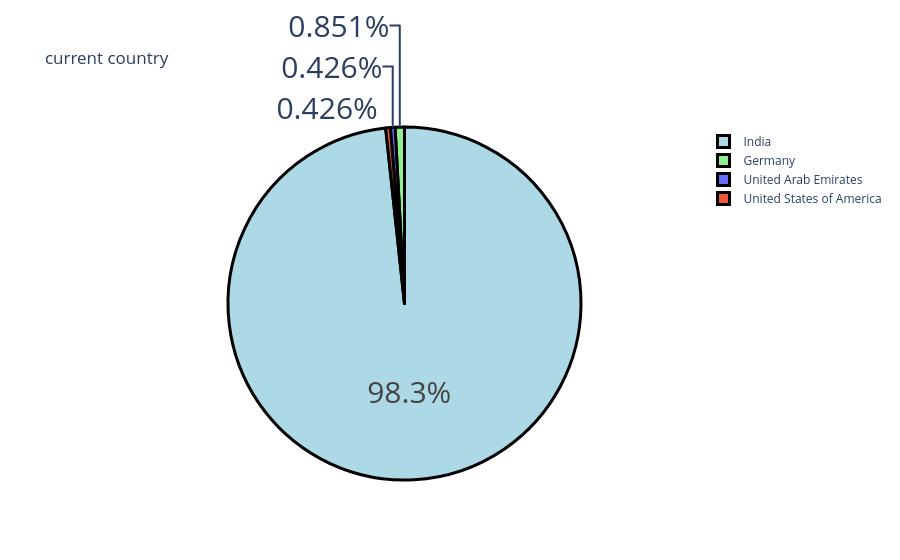

Notebook source saved alongside this figure:
### Markdown cell above
OBJECTIVE 1:-  WHAT IS THE ANALYSIS OF COUNTRY

### Code cell
country = data['Your Current Country.'].value_counts()
label = country.index
counts = country.values
colors = ['lightblue', 'lightgreen']
fig = go.Figure(data=[go.Pie(labels = label, values = counts)])
fig.update_layout(title_text = "current country")
fig.update_traces(hoverinfo= 'label+value', textinfo = 'percent', textfont_size =30, marker = dict(colors = colors, line =dict(color = 'black', width=3)))

fig.show()

### Figure 1 — Plotly figure (JSON) as saved in the notebook; plotly's stock layout.template omitted (floating-point values rounded to 4 significant figures)
{"data": [{"hoverinfo": "label+value", "labels": ["India", "Germany", "United Arab Emirates", "United States of America"], "marker": {"colors": ["lightblue", "lightgreen"], "line": {"color": "black", "width": 3}}, "textfont": {"size": 30}, "textinfo": "percent", "type": "pie", "values": [231, 2, 1, 1]}], "layout": {"autosize": true, "title": {"text": "current country"}}}
